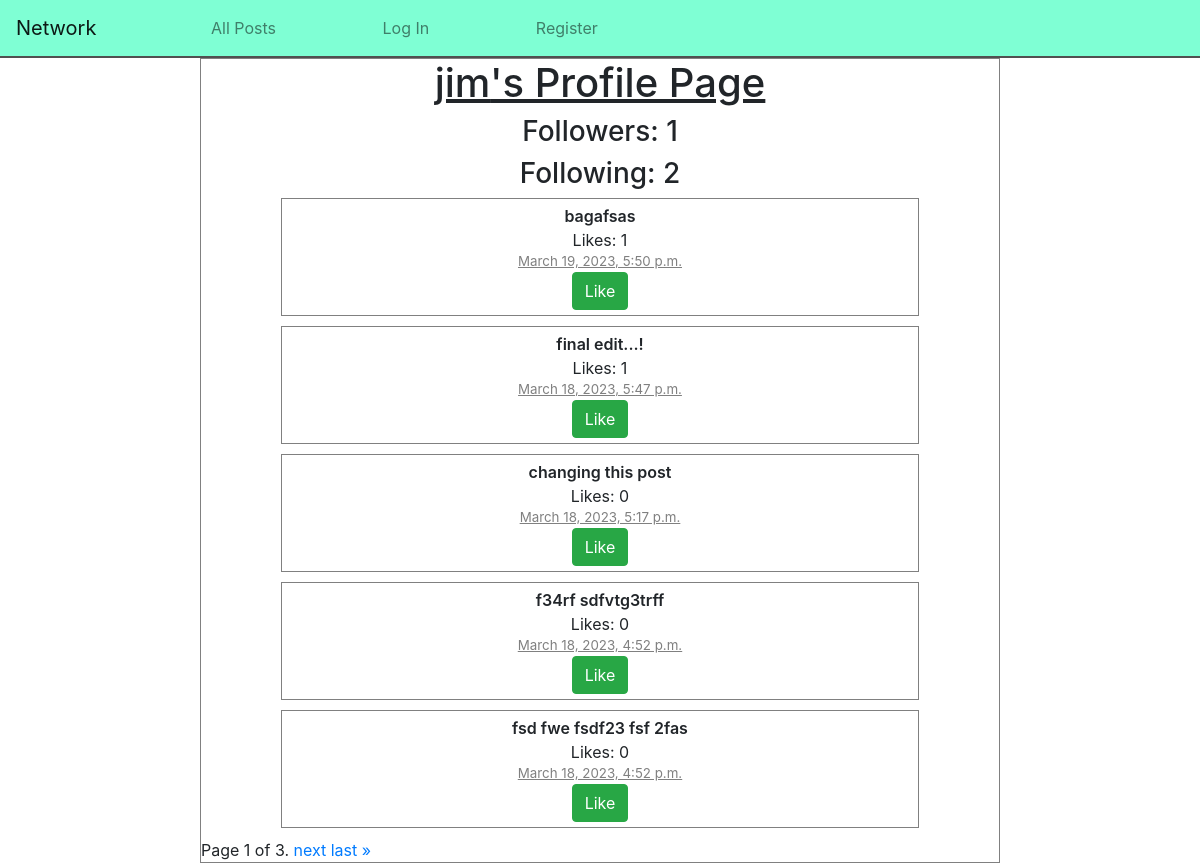
The app's page /u/jim with its own data.
### network/models.py (models this page shows)
class User(AbstractUser):
    following = models.ManyToManyField('self', symmetrical=False, related_name='user_following')
    followers = models.ManyToManyField('self', symmetrical=False, related_name='user_followers')

class Post(models.Model):
    user = models.ForeignKey("User", on_delete=models.CASCADE, related_name="posts")
    content = models.TextField(blank=True)
    timestamp = models.DateTimeField(auto_now_add=True)
    likes = models.ManyToManyField('User', symmetrical=False, related_name='post_likes')

### network/views.py (the view, shortened to what this page needs)
# urls.py: path("u/<str:username>", views.profile, name="profile"),
def profile(request, username):
    userProfile = User.objects.get(username=username)
    userPosts = Post.objects.filter(user=userProfile.id).order_by('-timestamp')
    userFollowing = userProfile.following.all()
    paginator = Paginator(userPosts, 5)
    page_number = request.GET.get('page')
    page_obj = paginator.get_page(page_number)
    userFollowers = userProfile.followers.all()
    is_following = False
    if request.user in userFollowers:
        is_following = True
    return render(request, "network/profile.html", {
        "userProfile": userProfile,
        "page_obj": page_obj,
        "userFollowers": userFollowers,
        "is_following": is_following,
        "userFollowing": userFollowing
    })

### network/templates/network/profile.html (shortened to what this page needs)
{% extends "network/layout.html" %}
{% load static %}
{% block body %}
<div id="profile">
    <h1>{{ userProfile.username }}'s Profile Page</h1>
    <h3>Followers: {{ userFollowers.count }}</h3>
    <h3>Following: {{ userFollowing.count }}</h3>
    {% for post in page_obj %}
        <div id="post" data-post-id="{{ post.id }}">
            <div id="body">{{ post.content }}</div>
            <div id="likes">Likes: {{ post.likes.count }}</div>
            <div id="time">{{ post.timestamp }}</div>
            {% if request.user in post.likes.all %}
                <button id="like" data-post-id="{{ post.id }}" class="btn btn-danger">Unlike</button>
            {% else %}
                <button id="like" data-post-id="{{ post.id }}" class="btn btn-success">Like</button>
            {% endif %}
        </div>
    {% endfor %}
    <div class="pagination">
        <span class="step-links">
            <span class="current">
                Page {{ page_obj.number }} of {{ page_obj.paginator.num_pages }}.
            </span>
            {% if page_obj.has_next %}
                <a href="?page={{ page_obj.next_page_number }}">next</a>
                <a href="?page={{ page_obj.paginator.num_pages }}">last &raquo;</a>
            {% endif %}
        </span>
    </div>
</div>
{% endblock %}

### network/static/network/styles.css (style rules this page uses)
#post { width: 80%; margin: auto; border: 1px solid gray; margin-bottom: 10px; padding: 5px; }
#time { font-size: smaller; color: gray; text-decoration:underline; }
#body { font-weight: 600; }
#profile { width: 800px; border: 1px solid grey; margin: auto; text-align: center; }
#profile h1 { text-decoration: underline; }

### records on screen
User: username "jim"
Post: content "bagafsas", likes.count "1", timestamp "March 19, 2023, 5:50 p.m."
Post: content "final edit...!", likes.count "1", timestamp "March 18, 2023, 5:47 p.m."
Post: content "changing this post", likes.count "0", timestamp "March 18, 2023, 5:17 p.m."
Post: content "f34rf sdfvtg3trff", likes.count "0", timestamp "March 18, 2023, 4:52 p.m."
Post: content "fsd fwe fsdf23 fsf 2fas", likes.count "0", timestamp "March 18, 2023, 4:52 p.m."

### other values on screen
{{ userFollowers.count }} "1"
{{ userFollowing.count }} "2"
{{ page_obj.number }} "1"
{{ page_obj.paginator.num_pages }} "3"
